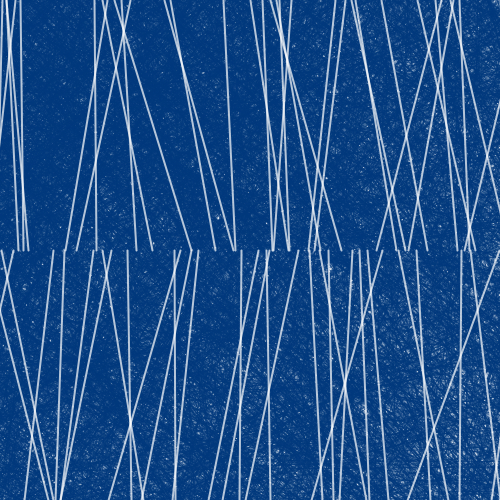
Frame 1 (no input)
Frame 60 (the mouse pressed at the canvas centre just before this capture): identical to frame 1, image omitted
Frame 120 (the mouse held since frame 60 and released just before this capture): identical to frame 1, image omitted

The Processing sketch that drew this single still picture (run headless with seeded random() and noise(); from frame 60 on, the mouse is pressed at the canvas centre):

// Processing sketch: processing_24455
// ── processing_24455.pde

int x = 0;
int y = 0;

int spacer = 0;

void setup () {
  
  size (500,500);
  strokeWeight(1);
  background(255);
  smooth();
  
}

void draw() {
  
  while (x<18000){
  stroke(0,56,124,random(0,200));
  line (random(-1000,1000),random(-1000,1000),random(-1000,1000),random(-1000,1000));
x=x+1;  
}



while (spacer<width+60){
  
  y=0;
  
  while(y<3){
  
    stroke(255,180);
    strokeWeight(2);
    
    line(spacer+random(-50,50),0,spacer+random(-50,50),height/2);
    
    line(spacer+random(-50,50),height/2,spacer+random(-50,50),height);
    
    y=y+1;
  }
    spacer=spacer+50;
    
}


}
